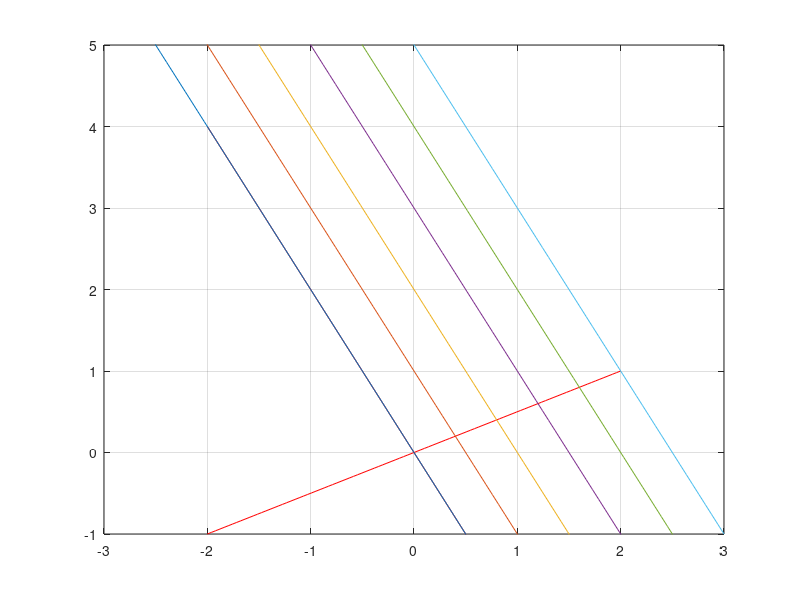

Write MATLAB code to recreate this figure. (Note: this script raises an error after producing the figure.)
close all;
clear all;
clc;
format compact;

%% Benutzereingabe
% Gerade mit Parametern eingeben
m = 1/2;    % Steigung
x0 = 0;     % Verschiebung auf x-achse
c = 0;      % Verschiebung auf y-achse

g = @(x) m*(x-x0) + c;
x = linspace(-2,2);
gx = g(x);

plot(x,gx,'r')
hold on
grid on

% Anzahl Punkte
anz_p = 6;

%% Steigung Gerade h senkrecht zu Benutzergerade g bestimmen
% maximale Anzahl an Schnittpunkten 
s = anz_p -1;

% Steigung senkrecht zu gewaehlter Geraden
m_neu = -1/m;
x0_neu = 0;
c_neu = 0;

h = @(x) m_neu*(x-x0_neu) + c_neu;
x = linspace(-2,2);
hx = h(x);

plot(x,hx,'r')
hold on
grid on

axis([-3 3 -1 5])

%% Bezier Punkte bestimmen

% Anzahl Punkte definieren (Funktionswerte auf g)
SP = zeros(2,anz_p);

% Schnittpunktvektor bestimme
for i = 1:anz_p
    SP(1,i) = -1+i;     % x-Werte
    SP(2,i) = g(-1+i);  % y-Werte
end

% Spacing berechnen 
distance = 1; %ggf Wert fuer sehr steile geraden vergroessern
spacing = distance * abs(1/m_neu);

% Gewichte der Punkte, damit maximale Anzahl an Schnitten erreicht wird
% P = [0,1,2,3,4,5;0,1,-3,4,-2.5,1];
gew = [0.1,1,3,4,2.5,1];

BPx = 0;
for i = 1:anz_p
    VZ = (-1)^i; % alternierendes Vorzeichen bestimmen
    j = @(x) (-1/m)*(x - SP(1,i) + SP(2,i));%Gerade j senkrecht zu g durch SP(i)
    
    %% Fehlerhaft
    BPx = spacing * VZ * i *gew(i);        % BezierPunkt x
    BPy = j(BPx);        % BezierPunkt y
    
    BP(1,i) = BPx;
    BP(2,i) = BPy;
    l = linspace(-3,3);
    jl = j(l);
    plot(l,jl);
    hold on
end

%% Algorithmus von deCasteljau anwenden und plotten

t = linspace(0,1);

for k = 1:length(t)
    C(:,k) = deCasteljau1(BP,t(k));
end
plot(C(1,:),C(2,:),'k-', BP(1,:),BP(2,:),'r*:');
hold on;


